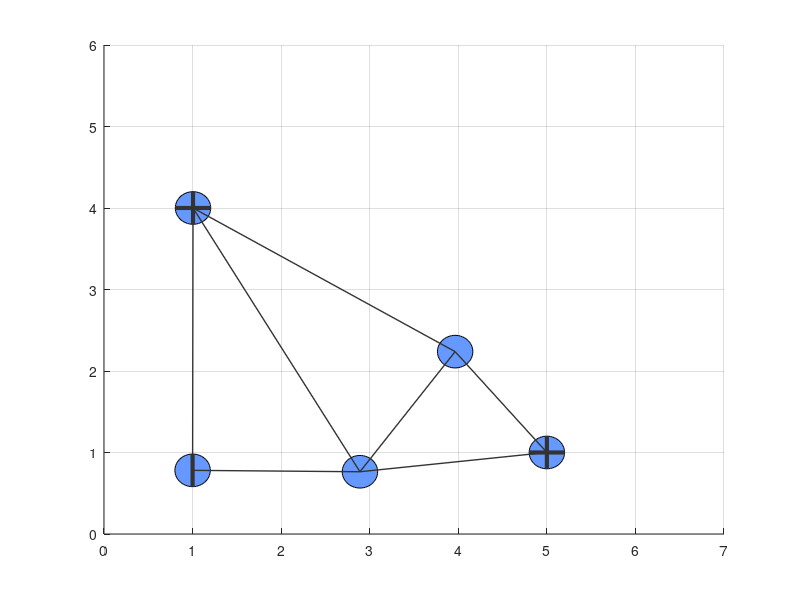
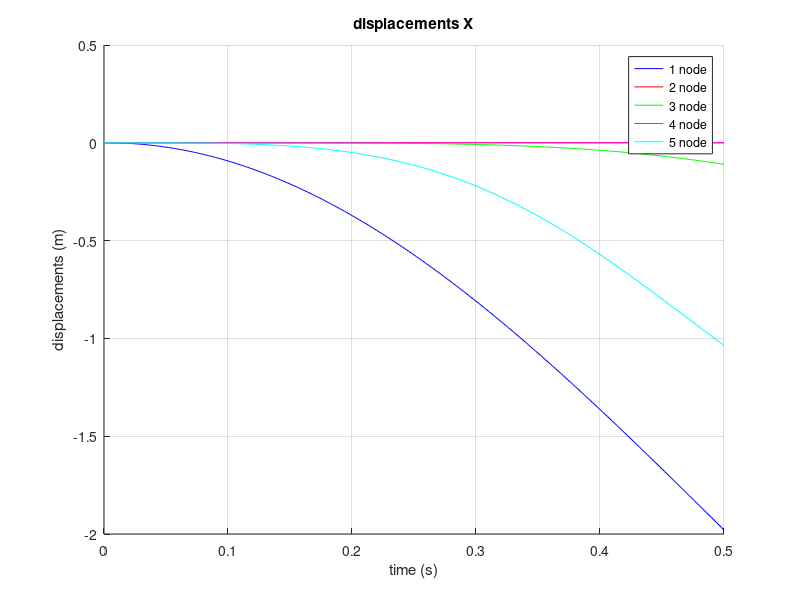
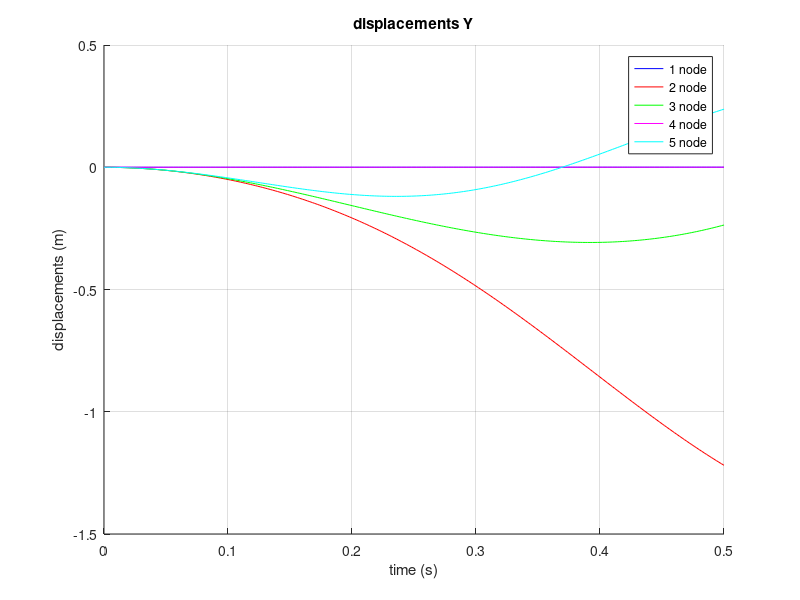
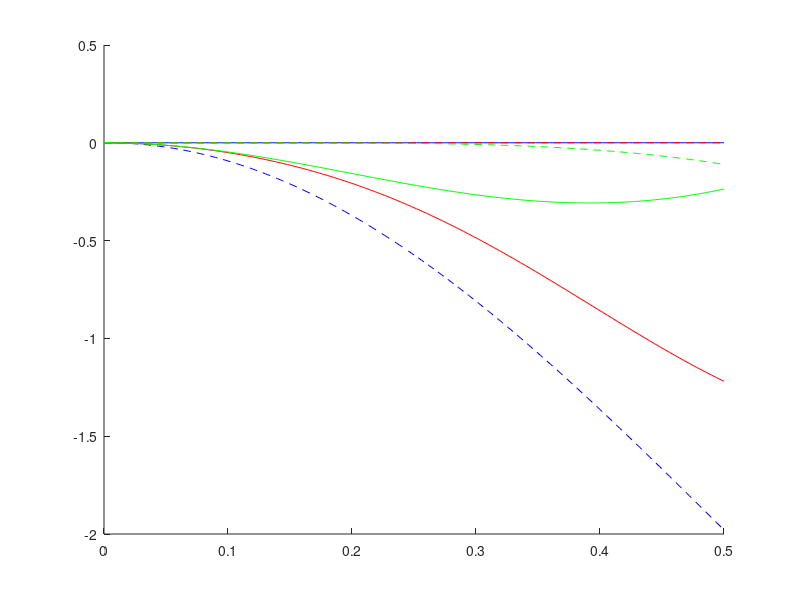

These charts were generated, in order, by the following MATLAB code: (Note: this script raises an error after producing the figures.)
function main
    close all; clear all;

    m1 = 5; m2= 7; 
    k1 = 300; k2=200; 
    c2=30; c1 = 20;
    m = [m2 m1 m1 m2 m1];
    k = [k1, k1, k2, k2, k1, k1, k1];
    c = [c1, c1, c2, c2, c1, c1, c1]/10;
    coord = [3 4; 1 2; 3 1; 5 1; 5 2;  ];
    elm = [1 2; 2 3;  3 4; 3 5; 4 5; 1 3; 5 1];

    g = 9.8;
    F = [0 0  0 -m(2)*g  0 -m(3)*g   0 0  0 -m(5)*g]'; 
    
    IS = logical([ 1 1  1 0  0 0  1 1  0 0]);
    nNodes = length(m); nElm = length(k);
    
    DOF = 2;
    
    U = zeros(nNodes * DOF, 1);  % displacements
    render(coord, elm, IS, U);
    
    % Collecting inhibition of matrix (linear tasks)
    C=zeros(nNodes*DOF);
    
    for iii=1:nElm   %element cycle: formation of stiffness matrix
       i=elm(iii,1);j=elm(iii,2);
       Cel=[ 1 0 -1 0;
               0 0  0 0;
              -1 0  1 0;
               0 0  0 0]*c(iii);  % elemento matrica LKS
       alpha=atan2(coord(j,2)-coord(i,2),coord(j,1)-coord(i,1));
       % Coordinate conversion matrix:
       T=[ cos(alpha) sin(alpha)        0         0;
          -sin(alpha) cos(alpha)        0         0;
                0          0     cos(alpha) sin(alpha) ;
                0          0   -sin(alpha) cos(alpha) ];
        Ce=T'*Cel*T;   % elemento matrica GKS
        indK=[(i-1)*DOF+1,i*DOF,(j-1)*DOF+1,j*DOF];
        C(indK,indK)=C(indK,indK)+Ce; % Arrays are entered into the design matrix
     end %******************************* 
    % Collecting matrix M
    for iii=1:nNodes
       M(iii*DOF -1,iii*DOF -1) = m(iii); 
       M(iii*DOF,iii*DOF)       = m(iii); 
    end
    
    
    TT = 0.5; % Integration time (s)
    dt = 0.002; % Integravimo zingsnis (s)
    % numerical integration 
    U  = zeros(nNodes*DOF,1); % displacement vector
    DU = zeros(nNodes*DOF,1); % 1'oji displacement vector derivative according to the time - speed
    DDU = zeros(nNodes*DOF,1);% 2'oji the displacement vector derivative by time - acceleration
  
    nsteps=TT/dt;     Urez(1:nNodes * DOF,1:nsteps)=0;    i = 0; 
    colorsLines={'b-';'r-';'g-';'m-';'c-';'k-';'b-';'r-';'g-';'m-';'c-';'k-';}; 
    
    epsmax=1e-8; itmax=50;  % l.s. solution accuracy and the permissible number of iterations
    bet0=1/2;bet1=1/2;bet2=1; % Newmark method parameters        
  
    for t=0:dt:TT            % **********Numerical integration 
    
        deltaDDU=zeros(2*nNodes,1);    % acceleration gain
        q0=U+dt*DU+dt*dt/2*DDU;  
        b0=bet0*dt*dt/2; %initial DU DU DU estimates for the Taylor series
        q1=DU+dt*DDU; 
        b1=bet1*dt;
        q2=DDU; b2=1;
        
        for iii=1:itmax         % ----------Newton's method Rafsono each int. In step
            KT=jakobi(U,coord,elm,k);                   % statics task Jacobi matrix
            
            psi=unexpected(U,coord,elm,k,F);   %dynamic equilibrium would not be appropriate
            
            psi(find(~IS)) = psi(find(~IS)) - M(find(~IS), find(IS))*DDU(find(IS))-C(find(~IS), find(IS))*DU(find(IS)); 
            psi = psi - M*DDU-C*DU;
            
            KD=b2*M+b1*C+b0*KT;            % Jacobi matrix, to measure the dynamics of the members    
            INCR=zeros(2*nNodes,1);           % solution gains
            INCR(find(~IS))=KD(find(~IS),find(~IS))\(psi(find(~IS))); % 
            deltaDDU=deltaDDU+INCR;        % adjusted solution  
            eps=norm(INCR)/(norm(deltaDDU)+norm(INCR)); %The accuracy of the current in step
            U=q0+b0;              % U,DU,DDU specification
            DU=q1+b1*deltaDDU;
            DDU=q2+b2*deltaDDU; 
            if eps<epsmax, break, 
            end
        end                  % ---------- NR end of iterations
        
        render(coord, elm, IS, U);
        i = i+1;   Urez(:,i)=U; % displacement of preservation
        
        [DDU(1), DU(1), U(1) ] = two_time_function(1, 1, t);
   
        
    end
    
    % ***********Numerical integration of the end
    disp('after Numark: U = ');disp(U');
    render(coord, elm, IS, U);
    
    figure(2);hold on; grid on; 
    title('displacements X'); xlabel('time (s)'); ylabel('displacements (m)');
    for i=1:nNodes 
        plot([0:dt:TT],Urez((i-1) * DOF +1 ,:),colorsLines{i});
    end
    legend('1 node','2 node', '3 node', '4 node', '5 node');
    figure(3);hold on; grid on; 
    title('displacements Y'); xlabel('time (s)'); ylabel('displacements (m)');
    for i=1:nNodes 
        plot([0:dt:TT],Urez(i * DOF ,:),colorsLines{i});
    end
    legend('1 node','2 node', '3 node', '4 node', '5 node');
    figure(2);hold on;

    figure(4);hold on;
    plot([0:dt:TT],Urez(1,:),'--b');
    plot([0:dt:TT],Urez(2,:),'-b');
    plot([0:dt:TT],Urez(3,:),'--r');
    plot([0:dt:TT],Urez(4,:),'-r');
    plot([0:dt:TT],Urez(5,:),'--g');
    plot([0:dt:TT],Urez(6,:),'-g');

    figure(5);hold on;
    plot([0:dt:TT],Urez(1*DOF+2,:),'--b');
    plot([0:dt:TT],Urez(2*DOF+2,:),'-b');
    plot([0:dt:TT],Urez(3*DOF+2,:),'--r');
    plot([0:dt:TT],Urez(4*DOF+2,:),'-r');
    plot([0:dt:TT],Urez(5*DOF+2,:),'--g');
    plot([0:dt:TT],Urez(6*DOF+2,:),'-g');
end



function KT=jakobi(U,cor,ind,k)  % 2D spring assembly Jacobi matrix

    nel=size(ind,1);nmz=size(cor,1);
    KT=zeros(2*nmz,2*nmz); 
    for i=1:nel
       mzr=ind(i,1); mzs=ind(i,2); r=[2*mzr-1,2*mzr]; s=[2*mzs-1,2*mzs];
       cr=cor(mzr,:);cs=cor(mzs,:);
       Lvec=cs+U(s)'-cr-U(r)'; L=norm(Lvec); n=Lvec/L;
       L0=norm(cs-cr); 
       T=k(i)*(L-L0);
       table(1:2,1:2)=k(i)*[ 1-L0/L+Lvec(1)^2*L0/L^3, Lvec(1)*Lvec(2)*L0/L^3; ...
                           Lvec(1)*Lvec(2)*L0/L^3, (1-L0/L+Lvec(2)^2*L0/L^3) ];
       KT([r,s],[r,s])=KT([r,s],[r,s])+[table, -table; -table, table];
    end
return
end

function psi=unexpected(U,cor,ind,k,F)  % l.s. function value (unexpected)
    nel=size(ind,1);nmz=size(cor,1);
    psi=zeros(2*nmz,1);
    for i=1:nel     % Each item added to the force vector functions
       mzr=ind(i,1); mzs=ind(i,2); r=[2*mzr-1,2*mzr]; s=[2*mzs-1,2*mzs];
       cr=cor(mzr,:);cs=cor(mzs,:);
       Lvec=cs+U(s)'-cr-U(r)'; L=norm(Lvec); n=Lvec/L;
       L0=norm(cs-cr); 
       T=k(i)*(L-L0);
       psi([r,s])=psi([r,s])+[n'; -n']*T;
    end
    psi=psi+F;
return
end

% Structure mapping f-ja
function render(coord, elm, IS, U)
    [nElm xx] = size(elm);
    [nNodes DOF] = size(coord);
    r = 0.2; % particle radius in portraying
    ff = figure(1); clf(ff);
    hold on; grid on; axis([0, 7, 0, 6]);
    %display particles
    for i=1:nNodes
        u = U((i-1) * DOF +1);% ith particle displacement x direction
        v = U((i) * DOF);% ith particle displacement in the direction of y
        rectangle('Position', [coord(i,1)+u-r, coord(i,2)+v-r, 2*r, 2*r ], 'Curvature', [1, 1], 'FaceColor', [ 0.4 0.6 1 ]);
        iX = IS((i-1) * DOF +1); % Node consolidation of the x-direction
        iY = IS((i) * DOF); % Node consolidation of the x-direction
        if iX ~= 0, line([coord(i,1)+u coord(i,1)+u], [coord(i,2)+v-r coord(i,2)+v+r], 'Color',[ 0.2 0.2 0.2],'LineWidth',3); end
        if iY ~= 0, line([coord(i,1)+u-r coord(i,1)+u+r], [coord(i,2)+v coord(i,2)+v], 'Color',[ 0.2 0.2 0.2],'LineWidth',3); end
    end
    
    %Displays connections
    for i=1:nElm
        r = elm(i, 1); s = elm(i, 2); % r, s - no particles connecting the nodes
        ur = U((r-1) * DOF +1); vr = U((r) * DOF);
        us = U((s-1) * DOF +1); vs = U((s) * DOF);
        line([coord(r,1)+ur coord(s,1)+us], [coord(r,2)+vr coord(s,2)+vs], 'Color',[ 0.2 0.2 0.2],'LineWidth',1);
    end
end

function [ddu du u]=two_time_function(deltaU,U_deltaT, t)
    ddu =0; du =0;u =0;
    if  t <=  U_deltaT, %If the displacement is carried out
        if(U_deltaT > 0)
             % shift happening - Calculate node acceleration,
             % speed shift
             omega=(pi)/U_deltaT;
             ddu = (deltaU /2) * omega^2 * sin (omega *(t)+(3/2)*pi);
             du = (deltaU /2) * omega * cos(omega *(t)+(3/2)*pi);
             u = -(deltaU/2)  * omega *1.27* (sin(omega *(t)+(3/2)*pi)+1);
        else,         
            % node displacement = 0
            ddu =0;du =0;u =0;
        end
    else,
        % displacement has occurred = 0
        ddu = 0; du = 0; u = deltaU;
    end
    return
end